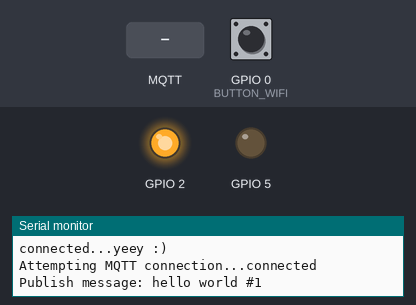
A sketch run on a simulated ESP8266 (NodeMCU). On the bench: output pins drawn as LEDs (lit = HIGH, except the on-board LED, lit = LOW), the last lines printed to the serial monitor. Inputs (shaded band) come from the test bench; at power-on: GPIO 0 (BUTTON_WIFI) HIGH. WiFi joins after 1.5 s; servers stay silent unless stated; no MQTT or app messages arrive unless stated.

Above: at 2.7 s.
2.8 s: MQTT message "G" arrives on the first subscribed topic
At 3.5 s:
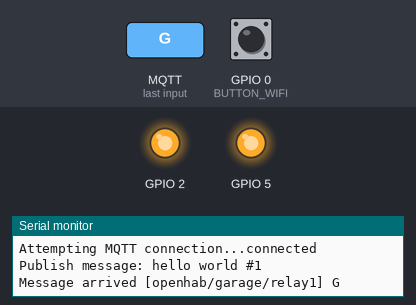
4.3 s: MQTT message "1" arrives on the first subscribed topic
At 4.6 s:
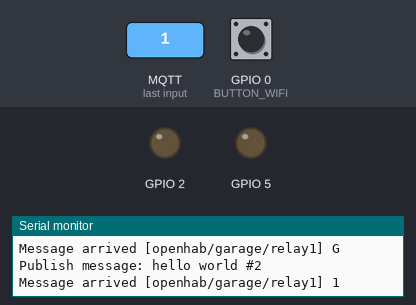
Timing chart, 0 to 7.3 s (numbered marks = the images above; inputs shaded):
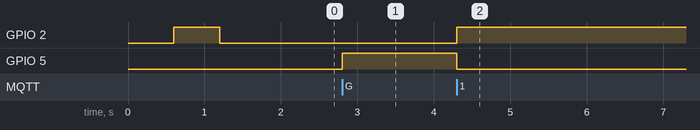

The sketch:

mqtt.ino
```cpp
const char* mqtt_server = "192.168.1.16";

WiFiClient espClient;
PubSubClient client(espClient);
long lastMsg = 0;
char msg[50];
int value = 0;
bool relayStatus = false;
const char* topicIn = "openhab/garage/relay1";

void callback(char* topic, byte* payload, unsigned int length) {
  Serial.print("Message arrived [");
  Serial.print(topic);
  Serial.print("] ");
  for (int i = 0; i < length; i++) {
    Serial.print((char)payload[i]);
  }
  Serial.println();

  // Switch on the LED if an 1 was received as first character
  if ((char)payload[0] == 'G') {
    if(relayStatus) {
      digitalWrite(5, LOW);
      relayStatus = false;
    } else {
      relayStatus = true;
      digitalWrite(5, HIGH);
    }
    digitalWrite(BUILTIN_LED, LOW);   // Turn the LED on (Note that LOW is the voltage level
    // but actually the LED is on; this is because
    // it is acive low on the ESP-01)

  } else {
    digitalWrite(BUILTIN_LED, HIGH);  // Turn the LED off by making the voltage HIGH
    digitalWrite(5, LOW);
  }
}

void reconnect() {
  // Loop until we're reconnected
  while (!client.connected()) {
    Serial.print("Attempting MQTT connection...");
    // Attempt to connect
    if (client.connect("ESP8266Client")) {
      Serial.println("connected");
      // Once connected, publish an announcement...
      client.publish("outTopic", "hello world");
      // ... and resubscribe
      client.subscribe(topicIn);
    } else {
      Serial.print("failed, rc=");
      Serial.print(client.state());
      Serial.println(" try again in 5 seconds");
      // Wait 5 seconds before retrying
      delay(5000);
    }
  }
}

void setupMqtt() {
  client.setServer(mqtt_server, 1883);
  client.setCallback(callback);
  pinMode(5, OUTPUT);
  digitalWrite(5, LOW);
}

void loopMqtt() {
  if(!client.connected()) {
    reconnect();
  }
  client.loop();

    long now = millis();
  if (now - lastMsg > 2000) {
    lastMsg = now;
    ++value;
    snprintf (msg, 75, "hello world #%ld", value);
    Serial.print("Publish message: ");
    Serial.println(msg);
    client.publish("outTopic", msg);
  }
}
```

test_wifimanager.ino
```cpp
#include <ESP8266WiFi.h>          //https://github.com/esp8266/Arduino
#include <DNSServer.h>
#include <ESP8266WebServer.h>
#include <WiFiManager.h>          //https://github.com/tzapu/WiFiManager
#include <PubSubClient.h>

//for LED status
#include <Ticker.h>
#define BUTTON_WIFI 0


void setupWifi();
void setupWifiOnDemand();
void setupMqtt();
void loopMqtt();

void setup() {
  pinMode(BUTTON_WIFI, INPUT);
  pinMode(BUILTIN_LED, OUTPUT);

  // put your setup code here, to run once:
  Serial.begin(115200);
  setupWifi();
  setupMqtt();
}

void loop() {
  // put your main code here, to run repeatedly:
  if(digitalRead(BUTTON_WIFI) == LOW) {
    setupWifiOnDemand();
  }
  loopMqtt();


}
```

wifi.ino
```cpp
Ticker ticker;

void tick()
{
  //toggle state
  int state = digitalRead(BUILTIN_LED);  // get the current state of GPIO1 pin
  digitalWrite(BUILTIN_LED, !state);     // set pin to the opposite state
}

//gets called when WiFiManager enters configuration mode
void configModeCallback (WiFiManager *myWiFiManager) {
  Serial.println("Entered config mode");
  Serial.println(WiFi.softAPIP());
  //if you used auto generated SSID, print it
  Serial.println(myWiFiManager->getConfigPortalSSID());
  //entered config mode, make led toggle faster
  ticker.attach(0.2, tick);
}

void setupWifi() {

  // start ticker with 0.5 because we start in AP mode and try to connect
  ticker.attach(0.6, tick);

  //WiFiManager
  //Local intialization. Once its business is done, there is no need to keep it around
  WiFiManager wifiManager;
  //reset settings - for testing
  //wifiManager.resetSettings();

  //set callback that gets called when connecting to previous WiFi fails, and enters Access Point mode
  wifiManager.setAPCallback(configModeCallback);

  //fetches ssid and pass and tries to connect
  //if it does not connect it starts an access point with the specified name
  //here  "AutoConnectAP"
  //and goes into a blocking loop awaiting configuration
  if (!wifiManager.autoConnect()) {
    Serial.println("failed to connect and hit timeout");
    //reset and try again, or maybe put it to deep sleep
    ESP.reset();
    delay(1000);
  }

  //if you get here you have connected to the WiFi
  Serial.println("connected...yeey :)");
  ticker.detach();
  //keep LED on
  digitalWrite(BUILTIN_LED, LOW);
}

void setupWifiOnDemand() {
  WiFiManager wifiManager;

  if (!wifiManager.startConfigPortal("OnDemandAP")) {
      Serial.println("failed to connect and hit timeout");
      delay(3000);
      //reset and try again, or maybe put it to deep sleep
      ESP.reset();
      delay(5000);
  }
  Serial.println("connected...yeey :)");

}
```

Measured:
- after the input at 2.8 s, GPIO 5: LOW → HIGH at once
- after the input at 4.3 s, GPIO 2: LOW → HIGH at once; GPIO 5: HIGH → LOW at once
